Frame 1 (no input): blank canvas, image omitted
Frame 60 (the mouse pressed at the canvas centre just before this capture): blank canvas, image omitted
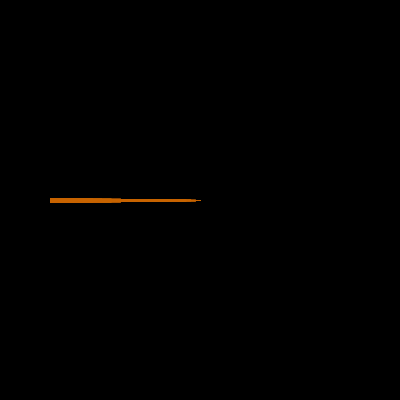
Frame 120 (the mouse held since frame 60 and released just before this capture)

The Processing sketch whose frames 1 and 60 were blank and that drew this single picture after the mouse press (run headless with seeded random() and noise(); from frame 60 on, the mouse is pressed at the canvas centre):

// Processing sketch: processing_99607
// ── processing_99607.pde

float x[] = new float [500];
float y[] = new float [500];
float x1[] = new float [500];
float y1[] = new float [500];
boolean xover = false;
boolean yover = false;
float line[] = new float [500];
int radians = 680;
float [] cos_vals = new float [radians];
float [] sin_vals = new float [radians];
float r = random (20,50);
float angulo=0;
int i=0;
float g=0.5;
void setup() {
  size(400,400);
  background(0);
  stroke(200,100,0,200);
  smooth();
}
void draw() {
  if (mouseX <= 400 && mouseY <= 400) {
    xover = true; 
    yover = true;
  }
  if (mousePressed) {
    i++;
    if(i>= 500)
      i =0;
    //line(mouseX, mouseY, r*cos(i), r * sin (i));
    //ecuacion de circulo;
   y1[i] = mouseY +(2* sin(4*angulo)+g);
    angulo=angulo+0.45;
    line(mouseX, mouseY,50 , y1[i]);
    
   
  } 
}
void keyPressed()
{
  if (key=='a')
  {
     background(0);
  }
  
}
